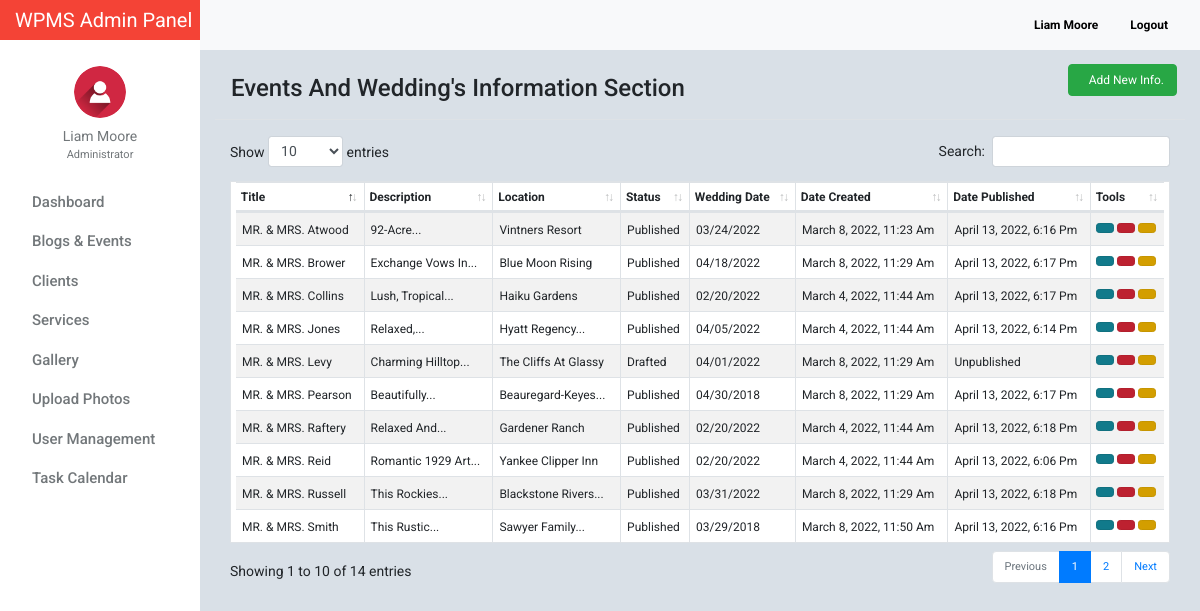
/admin/blog_events.php (signed in), run on the app's committed database.
### tables this page shows
CREATE TABLE `tblusers` (
  `id` int(11) NOT NULL,
  `firstname` varchar(32) NOT NULL,
  `lastname` varchar(32) NOT NULL,
  `gender` enum('m','f') NOT NULL,
  `username` varchar(50) NOT NULL,
  `password` varchar(50) NOT NULL,
  `email` varchar(100) NOT NULL,
  `designation` varchar(100) NOT NULL,
  `address` text NOT NULL,
  `access_level` enum('0','1','2') NOT NULL,
  `profile_picture` varchar(100) NOT NULL,
  `date_created` varchar(100) NOT NULL
);

CREATE TABLE `tblpostwedding` (
  `id` int(11) NOT NULL,
  `title` varchar(100) NOT NULL,
  `description` text NOT NULL,
  `preview_image` text NOT NULL,
  `location` varchar(100) NOT NULL,
  `status` enum('0','1') NOT NULL,
  `wedding_date` varchar(100) NOT NULL,
  `wedding_type` varchar(100) NOT NULL,
  `date_created` varchar(100) NOT NULL,
  `date_published` varchar(100) NOT NULL
);

### admin/include/database.php (called while the page is built, shortened)
<?php
class Database
{
    public $connection;
    public function open_connection()
    {
        $this->connection = mysqli_connect(DB_HOST, DB_USER, DB_PASS, DB_NAME);
    }
    public function query($sql)
    {
        $result = mysqli_query($this->connection, $sql);
        return $result;
    }
}
$db = new Database();
?>

### admin/include/db_object.php (called while the page is built, shortened)
<?php
class DB_Object
{
    public static function find_all() {
        return static::find_by_query("SELECT * FROM " . static::$db_table . " ORDER BY id DESC");
    }
    public static function find_by_id($id) {
        $the_result_array = static::find_by_query("SELECT * FROM " . static::$db_table . " WHERE id = $id ORDER BY id DESC  LIMIT 1 ");
        return !empty($the_result_array) ? array_shift($the_result_array) : false;
    }
    public static function find_by_query($sql) {
        global $db;
        $result_set = $db->query($sql);
        $the_object_array = array();
        while($row = mysqli_fetch_array($result_set)) {
            $the_object_array[] = static::instantiation($row);
        }
        return $the_object_array;
    }
    public static function instantiation($the_record){
        $the_object = new $calling_class;
        foreach($the_record as $the_attribute => $value)
        {
            if($the_object->has_the_attribute($the_attribute)) {
                $the_object->$the_attribute = $value;
            }
        }
        return $the_object;
    }
    private function has_the_attribute($the_attribute) {
        $object_properties = get_object_vars($this);
        return array_key_exists($the_attribute, $object_properties);
    }
}
?>

### admin/include/Users.php (called while the page is built, shortened)
<?php
class Users extends DB_Object
{
    public $profile_picture;
    public $upload_directory = "upload/users";
    public $image_placeholder = "http://placehold.it/64x64&text=images";
    public function profile_picture_picture() {
        return empty($this->profile_picture) ? $this->image_placeholder : $this->upload_directory. '/' .$this->profile_picture;
    }
}
?>

### admin/include/Helper.php (called while the page is built, shortened)
<?php
function trim_body($text, $max_length = 30, $tail = '...') {
    $tail_len = strlen($tail);
    if (strlen($text) >  $max_length) {
        $tmp_text = substr($text, 0, $max_length - $tail_len);
        if (substr($text, $max_length - $tail_len, 1) == ' ') {
            $text = $tmp_text;
        } else {
            $pos = strrpos($tmp_text, ' ');
            $text = substr($text, 0, $pos);
        }
        $text = $text . $tail;
    }
    return $text;
}

### admin/blog_events.php (the view, shortened to what this page needs)
<?php
    $event_wedding =   EventWedding::find_all();
?>
<?php $users_profile = Users::find_by_id($_SESSION['id']); ?>
<!doctype html>
<html lang="en">
<head>
    <link href="css/bootstrap.min.css" rel="stylesheet">
    <link href="css/dashboard.css" rel="stylesheet">
    <link href="css/dataTables.bootstrap4.min.css" rel="stylesheet">
    <link rel="stylesheet" type="text/css"
          href="https://cdn.materialdesignicons.com/2.1.19/css/materialdesignicons.min.css">
</head>
<body>
<?php include_once 'include/sidebar.php'; ?>
<div class="d-flex justify-content-between flex-wrap flex-md-nowrap align-items-center pb-2 mb-3 border-bottom">
    <h4 class="h4 mt-4 ml-3">Events And Wedding's Information Section</h4>
    <div class="btn-toolbar mb-2 mb-md-0">
        <div class="btn-group mr-2">
            <a class="btn btn-md btn-success" style="font-size: 12px;" href="blog_events_add.php"><i class="mdi mdi-account-plus mr-2"></i> Add New Info.</a>
        </div>
    </div>
</div>
<table id="example" class="table table-striped table-hover table-bordered table-sm" cellspacing="0" width="100%" style="background: white;padding: 0 5px;">
    <thead>
        <tr>
            <th>Title</th>
            <th>Description</th>
            <th>Location</th>
            <th>Status</th>
            <th>Wedding Date</th>
            <th>Date Created</th>
            <th>Date Published</th>
            <th>Tools</th>
        </tr>
    </thead>
    <tbody>
       <?php foreach ($event_wedding as $events) : ?>
        <tr>
            <td class="special"><?= trim_body($events->title, 30); ?></td>
            <td class="special"><?= trim_body($events->description, 20);  ?></td>
            <td class="special"><?= trim_body($events->location, 20); ?></td>
            <td class="special"><?= ($events->status == 0) ? 'Drafted' : 'Published'; ?></td>
            <td class="special"> <?= $events->wedding_date; ?></td>
            <td class="special"><?= $events->date_created; ?></td>
            <td class="special"><?= empty($events->date_published) ? 'Unpublished' : $events->date_published; ?></td>
            <td>
                <a href="blog_events_edit.php?id=<?= $events->id; ?>" class="btn btn-info btn-sm active"><i class="mdi mdi-account-edit"></i></a>
                <a href="blog_events_delete.php?id=<?= $events->id; ?>" class="btn btn-danger btn-sm active"><i class="mdi mdi-delete"></i></a>
                <a href="../wedding_details.php?id=<?= $events->id; ?>" target="_blank" class="btn btn-warning btn-sm active"><i class="mdi mdi-eye"></i></a>
            </td>
        </tr>
    <?php endforeach; ?>
    </tbody>
</table>
</main>
</div>
</div>
</body>
</html>

### admin/include/sidebar.php (shortened to what this page needs)
<nav class="navbar sticky-top p-0" style="width: 16.7%;background-color: #f44336;">
    <a class="navbar-brand col-sm-3 col-md-2 mr-0" style="color:white;" href="dashboard.php">
        WPMS Admin Panel
    </a>
</nav>
<div class="container-fluid">
    <div class="row">
        <nav class="col-md-2 d-none d-md-block bg-light sidebar">
            <div class="sidebar-sticky">
                <ul class="nav flex-column">
                    <li class="nav-item mt-3">
                        <div class="text-center">
                            <a href="users_profile.php" class="user-button">
                                <img src="<?= $users_profile->profile_picture_picture(); ?>" class="img-fluid rounded-circle" width="52" height="52" alt="">
                                <div class="user-profile"><?= $users_profile->firstname . ' ' . $users_profile->lastname; ?></div>
                            </a>
                                <div class="text-center mt-0" style="font-size: 11px;color:#72777a;">
                                    <?= ($users_profile->designation == 0) ? 'Administrator' : 'Moderator'; ?>
                                </div>
                        </div>
                    </li>
                    <li class="nav-item"><div class="dropdown-divider"></div></li>
                    <li class="nav-item">
                        <a class="nav-link" href="dashboard.php">
                            Dashboard <span class="sr-only">(current)</span>
                        </a>
                    </li>
                    <li class="nav-item"><div class="dropdown-divider"></div></li>
                    <li class="nav-item">
                        <a class="nav-link" href="blog_events.php">
                            Blogs &amp; Events
                        </a>
                    </li>
                    <li class="nav-item"><div class="dropdown-divider"></div></li>
                    <li class="nav-item">
                        <a class="nav-link" href="client.php" >
                            Clients
                        </a>
                    </li>
                    <li class="nav-item"><div class="dropdown-divider"></div></li>
                    <li class="nav-item">
                        <a class="nav-link" href="service_list.php">
                            Services
                        </a>
                    </li>
                    <li class="nav-item"><div class="dropdown-divider"></div></li>
                    <li class="nav-item">
                        <a class="nav-link" href="photos_view.php">
                            Gallery
                        </a>
                    </li>
                    <li class="nav-item"><div class="dropdown-divider"></div></li>
                    <li class="nav-item">
                        <a class="nav-link" href="photos_add.php">
                            Upload Photos
                        </a>
                    </li>
                    <li class="nav-item"><div class="dropdown-divider"></div></li>
                    <li class="nav-item">
                        <a class="nav-link" href="users.php">
                            User Management
                        </a>
                    </li>
                    <li class="nav-item"><div class="dropdown-divider"></div></li>
                    <li class="nav-item">
                        <a class="nav-link" href="task_all_calendar.php">
                            Task Calendar
                        </a>
                    </li>
                </ul>
            </div>
        </nav>
        <main role="main" class="col-md-9 ml-sm-auto col-lg-10" style="margin-top: -40px;z-index: 999">
            <nav class="navbar navbar-expand-lg navbar-light bg-light" style="margin-left:-15px;margin-right: -15px;">
                <button class="navbar-toggler" type="button" data-toggle="collapse" data-target="#navbarNav" aria-controls="navbarNav" aria-expanded="false" aria-label="Toggle navigation">
                </button>
                <div class="form-inline my-2 my-lg-0">
                    <a class="nav-link" href="users_profile.php"><b><?= ucfirst($users_profile->firstname) . ' ' . ucfirst($users_profile->lastname); ?></b></a>
                    <a class="nav-link" href="logout.php"><b><i class="mdi mdi-logout" style="color: #f44336!important;"></i> Logout</b></a>
                </div>
            </nav>

### admin/css/dashboard.css (style rules this page uses)
body { font-size: .875rem; font-family: 'Roboto', 'Segoe UI',sans-serif; background: #D9E0E7; }
.sidebar { position: fixed; top: 0; bottom: 0; left: 0; z-index: 100; padding: 0; box-shadow: inset -1px 0 0 rgba(0, 0, 0, .1); background-color: #fff; }
.sidebar-sticky { position: -webkit-sticky; position: sticky; top: 40px; height: calc(100vh - 48px); height: 100% !important; padding-top: 2.5rem; overflow-x: hidden; overflow-y: auto; background-color: #fff; }
.sidebar .nav-link { font-weight: 500; color: #72777a; font-size: 15px; text-transform: capitalize; transition: all 2s linear; font-family: 'Roboto', sans-serif; }
.nav.flex-column li.nav-item:nth-child(2) { margin-top:10px; }
.user-profile { color: #72777a; margin-top: 8px; }
img.img-fluid.rounded-circle { margin-top: 10px; }
.form-inline.my-2.my-lg-0 a.nav-link { color: black; font-size: 12px; }
.dropdown-divider { border-top: 1px solid #fff; }
.nav.flex-column a.nav-link { padding: .0rem 1rem; }
.user-profile { text-transform: capitalize; }
.btn-group.mr-2 { border-top-right-radius: 0 !important; border-left-right-radius: 0 !important; }

### admin/blog_events.php (style rules this page uses)
table.table.table-striped.table-bordered.table-sm { font-size:12px; }
td.special { padding: 0; padding-top: 8px; padding-left:6px; padding-bottom:6px; padding-right:6px; margin-top:5px; text-transform: capitalize; }

### data on the page
tblusers: profile_picture (picture), firstname "Liam", lastname "Moore"
tblpostwedding: title "MR. & MRS. Smith", description "This Rustic...", location "Sawyer Family...", status "Published", wedding_date "03/29/2018", date_created "March 8, 2022, 11:50 Am", date_published "April 13, 2022, 6:16 Pm"
tblpostwedding: title "MR. & MRS. Russell", description "This Rockies...", location "Blackstone Rivers...", status "Published", wedding_date "03/31/2022", date_created "March 8, 2022, 11:29 Am", date_published "April 13, 2022, 6:18 Pm"
tblpostwedding: title "MR. & MRS. Jones", description "Relaxed,...", location "Hyatt Regency...", status "Published", wedding_date "04/05/2022", date_created "March 4, 2022, 11:44 Am", date_published "April 13, 2022, 6:14 Pm"
tblpostwedding: title "MR. & MRS. Reid", description "Romantic 1929 Art...", location "Yankee Clipper Inn", status "Published", wedding_date "02/20/2022", date_created "March 4, 2022, 11:44 Am", date_published "April 13, 2022, 6:06 Pm"
tblpostwedding: title "MR. & MRS. Brower", description "Exchange Vows In...", location "Blue Moon Rising", status "Published", wedding_date "04/18/2022", date_created "March 8, 2022, 11:29 Am", date_published "April 13, 2022, 6:17 Pm"
tblpostwedding: title "MR. & MRS. Raftery", description "Relaxed And...", location "Gardener Ranch", status "Published", wedding_date "02/20/2022", date_created "March 4, 2022, 11:44 Am", date_published "April 13, 2022, 6:18 Pm"
tblpostwedding: title "MR. & MRS. Pearson", description "Beautifully...", location "Beauregard-Keyes...", status "Published", wedding_date "04/30/2018", date_created "March 8, 2022, 11:29 Am", date_published "April 13, 2022, 6:17 Pm"
tblpostwedding: title "MR. & MRS. Collins", description "Lush, Tropical...", location "Haiku Gardens", status "Published", wedding_date "02/20/2022", date_created "March 4, 2022, 11:44 Am", date_published "April 13, 2022, 6:17 Pm"
tblpostwedding: title "MR. & MRS. Levy", description "Charming Hilltop...", location "The Cliffs At Glassy", status "Drafted", wedding_date "04/01/2022", date_created "March 8, 2022, 11:29 Am", shows "Unpublished"
tblpostwedding: title "MR. & MRS. Atwood", description "92-Acre...", location "Vintners Resort", status "Published", wedding_date "03/24/2022", date_created "March 8, 2022, 11:23 Am", date_published "April 13, 2022, 6:16 Pm"
